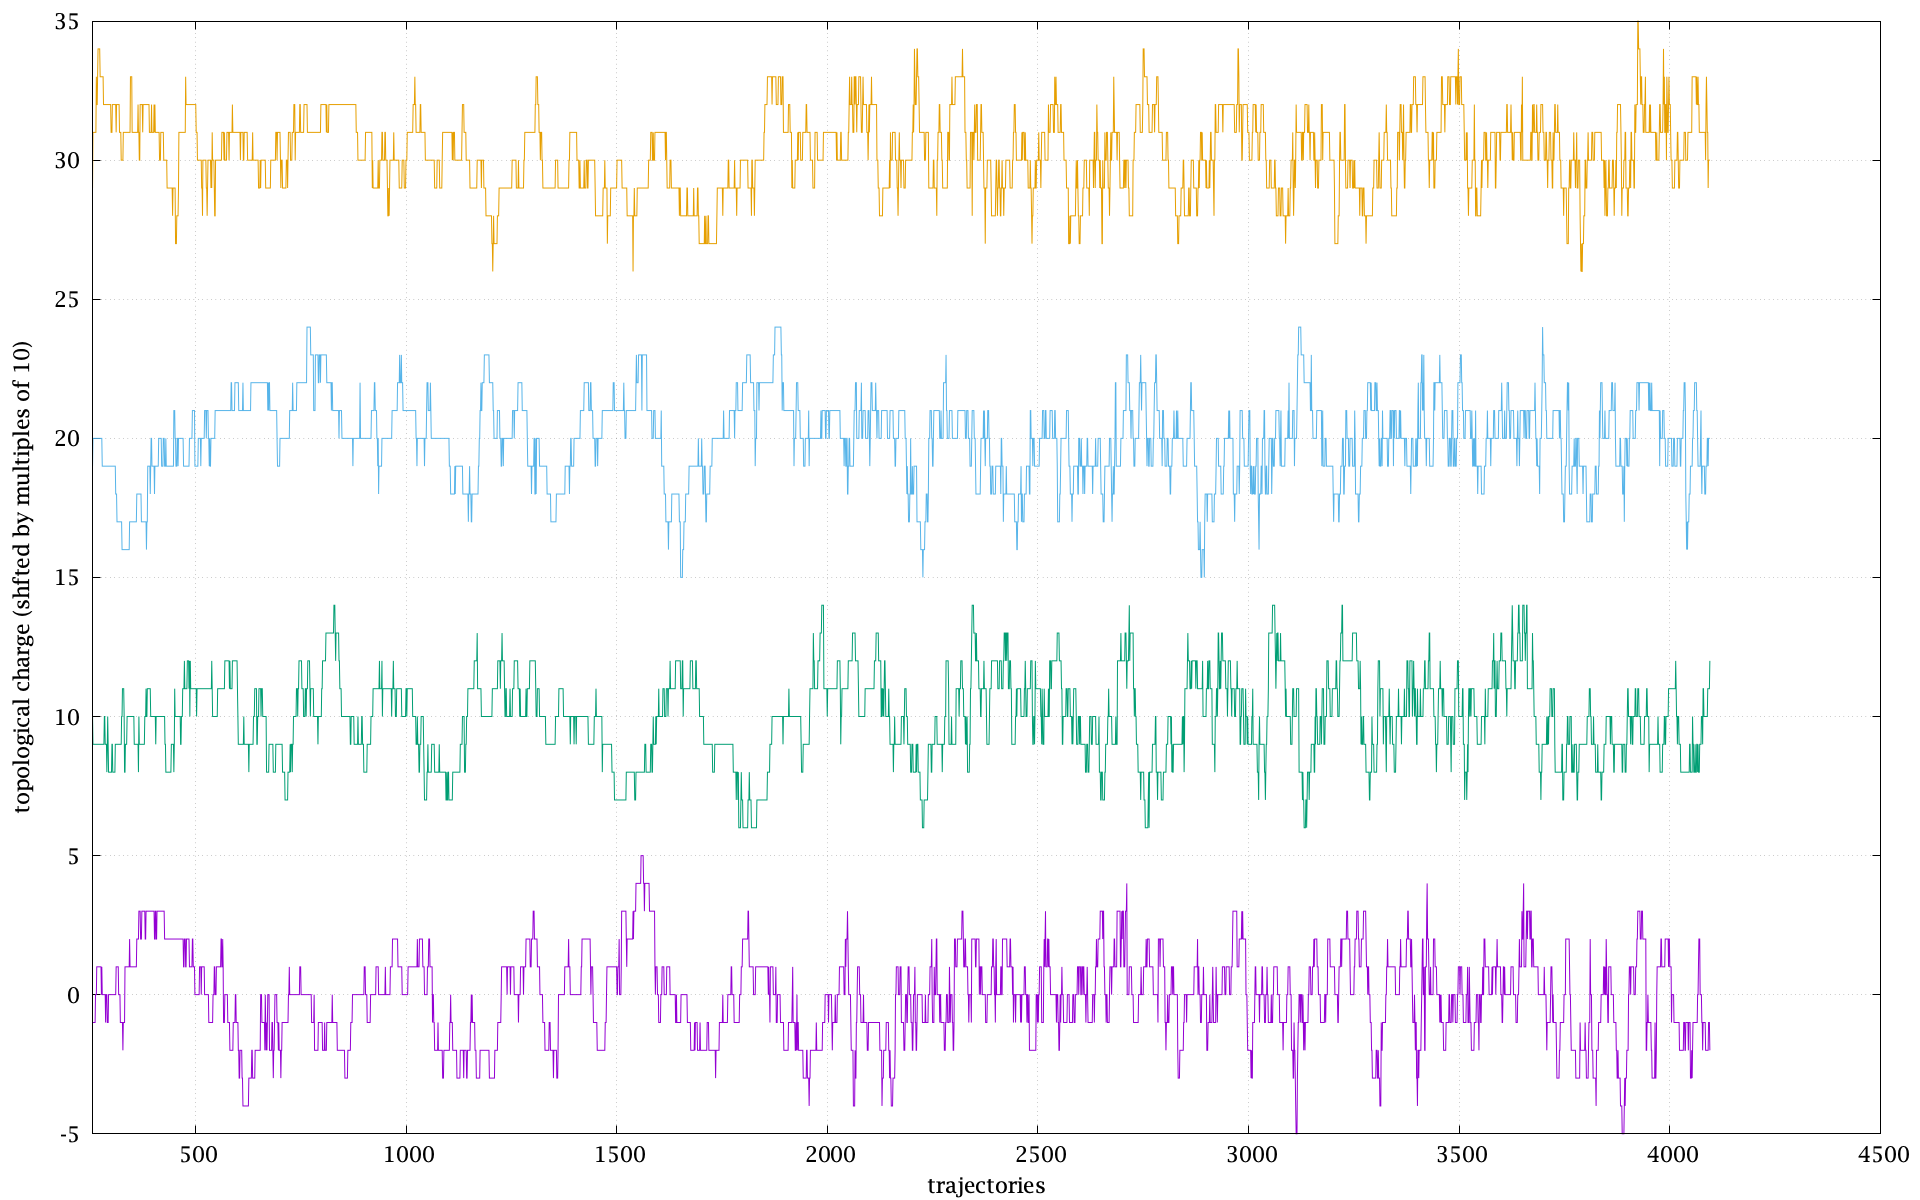

This figure's gnuplot source:
#!/usr/bin/env gnuplot
set term pngcairo size 1920,1200 font "Lucida Bright OT,16"
set output ARG0[*:strlen(ARG0)-2].'png'

set grid

set xlabel 'trajectories'
set ylabel 'topological charge (shfted by multiples of 10)'

plot \
	[256:*] \
	for [n=1:4] "<sed -n '/^topo: /s/.*\\[\\(.*\\)\\]/\\1/p' i11.log" u 0:(column(n)+10*(n-1)) w l t ''
